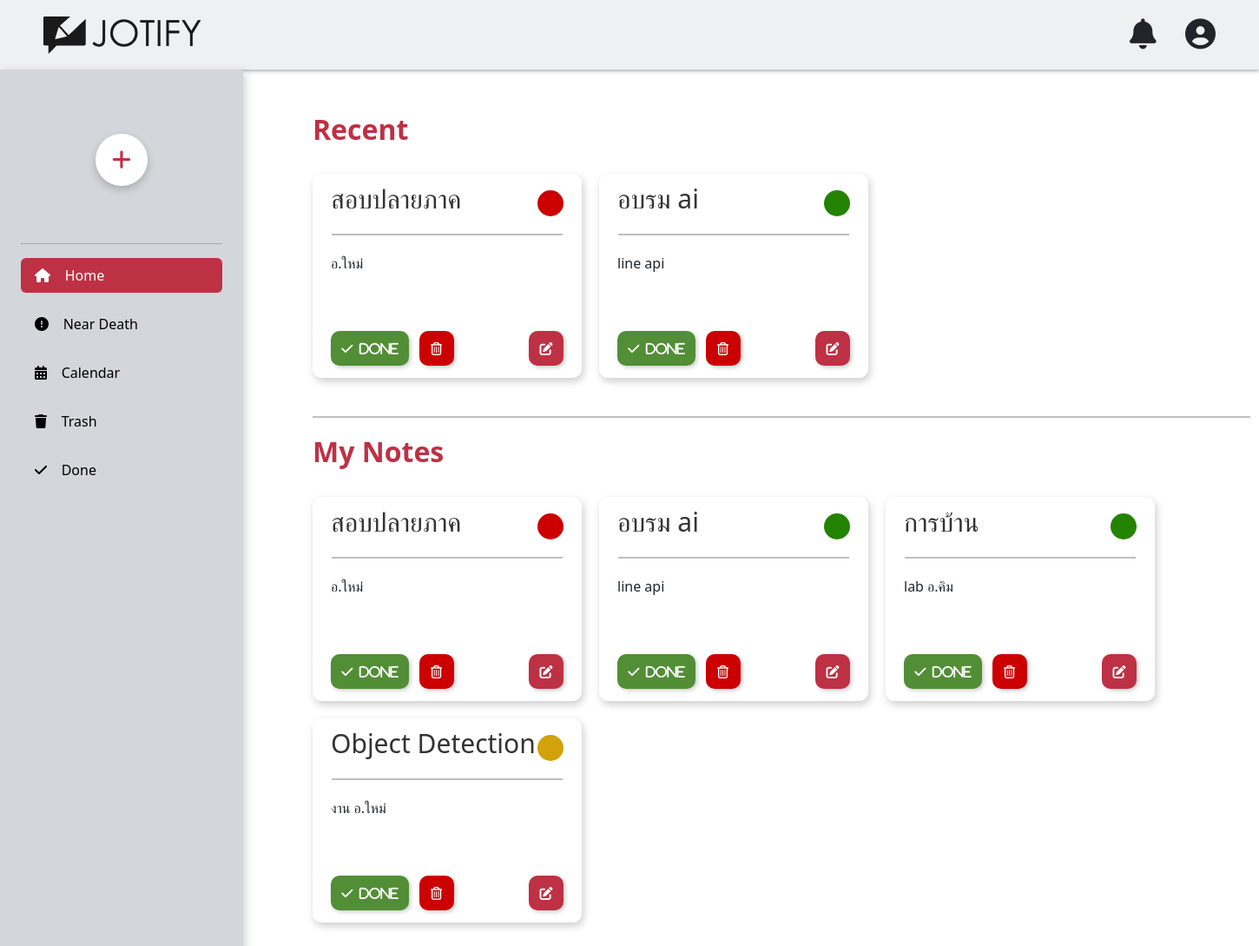
Screenshot of /home.php (signed in) with the database file from the repository.
### tables this page shows
CREATE TABLE `task` (
  `task_id` int(11) NOT NULL,
  `user_id` int(11) NOT NULL,
  `title` varchar(255) NOT NULL,
  `note` text DEFAULT NULL,
  `color` varchar(7) NOT NULL,
  `timeout_date` date NOT NULL,
  `created_at` timestamp NOT NULL DEFAULT current_timestamp(),
  `updated_at` timestamp NOT NULL DEFAULT current_timestamp(),
  `status` varchar(50) DEFAULT NULL,
  `status_at` datetime DEFAULT NULL
);

### home.php (the view, shortened to what this page needs)
<?php
$servername = "localhost";
$username = "root";
$password = "";
$dbname = "todolist";
$conn = new mysqli($servername, $username, $password, $dbname);
if (isset($_SESSION['user_id'])) {
    $user_id = $_SESSION['user_id'];
} else {
    echo "Error: User not logged in.";
}
?>
<!DOCTYPE html>
<html lang="en">
<head>
    <link href="https://cdn.jsdelivr.net/npm/bootstrap@5.3.0/dist/css/bootstrap.min.css" rel="stylesheet">
    <link rel="stylesheet" href="https://cdnjs.cloudflare.com/ajax/libs/font-awesome/6.4.2/css/all.min.css"/>
    <link rel="stylesheet" href="css/home.css">
</head>
<body>
    <header>
        <div class="logo">
            <img src="img/Jotify.png" alt="">
        </div>
        <div class="noti-user">
            <div class="noti">
                <i class="fa-solid fa-bell"></i>&nbsp;&nbsp;&nbsp;&nbsp;&nbsp;&nbsp;&nbsp;&nbsp;
            </div>
            <div class="user_pro" id="userBtn">
                <i class="fa-solid fa-circle-user"></i></i>
            </div>
        </div>
    </header>
    <div class="container">
        <div class="bar flex-column p-4" style="width: 280px; height: 1024px;">
            <div class="text-center py-4">
                <button class="add-task-btn" id="addTaskBtn">
                    <i class="fa-solid fa-plus"></i>
                </button>
            </div>
            <hr>
            <ul class="nav nav-pills flex-column px-0">
                <li class="nav-item mb-3">
                    <a href="home.php" class="nav-link active custom-nav">
                        <i class="fa-solid fa-house"></i>&nbsp;&nbsp;&nbsp;&nbsp;Home
                    </a>
                </li>
                <li class="mb-3">
                    <a href="neardeath.php" class="nav-link link-body-emphasis custom-nav">
                        <i class="fa-solid fa-circle-exclamation"></i>&nbsp;&nbsp;&nbsp;&nbsp;Near Death
                    </a>
                </li>
                <li class="mb-3">
                    <a href="calendar.php" class="nav-link link-body-emphasis custom-nav">
                        <i class="fa-solid fa-calendar-days"></i>&nbsp;&nbsp;&nbsp;&nbsp;Calendar
                    </a>
                </li>
                <li class="mb-3">
                    <a href="trash.php" class="nav-link link-body-emphasis custom-nav">
                        <i class="fa-solid fa-trash"></i>&nbsp;&nbsp;&nbsp;&nbsp;Trash
                    </a>
                </li>
                <li class="mb-3">
                    <a href="done.php" class="nav-link link-body-emphasis custom-nav">
                        <i class="fa-solid fa-check"></i>&nbsp;&nbsp;&nbsp;&nbsp;Done
                    </a>
                </li>
            </ul>
        </div>
        <div class="content">
            <div class="dashboard_note" id="dashboard">
                <h1>Recent</h1><br>
                <div class="note-container">
                    <?php
                    $query_recent = "SELECT * FROM task WHERE (status IS NULL OR status = '') AND user_id = ? ORDER BY created_at DESC LIMIT 2";
                    $stmt_recent = $conn->prepare($query_recent);
                    $stmt_recent->bind_param("i", $user_id);
                    $stmt_recent->execute();
                    $result_recent = $stmt_recent->get_result();
                    if ($result_recent->num_rows > 0) {
                        while ($row = $result_recent->fetch_assoc()) {
                            ?>
                            <div class="note-item">
                                <div class="note-title">
                                    <h3 style="font-size: 30px; color: #333333;"><?php echo $row['title']; ?></h3>
                                    <div class="task_status" style="background-color: <?php echo $row['color']; ?>"></div>
                                </div>
                                <hr style="width: 266px; margin: 20px auto; border: 1px solid #000000;">
                                <div class="note-content">
                                    <p><?php echo $row['note']; ?></p>
                                </div>
                                <div class="note-footer">
                                    <button class="done" id="done" data-task-id="<?php echo $row['task_id']; ?>"><i class="fa-solid fa-check">&nbsp;&nbsp;Done</i></button>
                                    <button class="delete" data-task-id="<?php echo $row['task_id']; ?>"><i class="fa-regular fa-trash-can"></i></button>
                                    <button class="edit" data-task-id="<?php echo $row['task_id']; ?>" data-title="<?php echo $row['title']; ?>" data-note="<?php echo $row['note']; ?>"><i class="fa-solid fa-pen-to-square"></i>
                                </div>
                            </div>
                            <?php
                        }
                    } else {
                        echo "<p>No recent notes found</p>";
                    }
                    ?>
                </div>
                <br>
                <hr style="width: 1080px; margin: 20px auto; border: 1px solid #000000;">
                <h2>My Notes</h2><br>
                <div class="note-container">
                    <?php
                    $query = "SELECT * FROM task WHERE (status IS NULL OR status = '') AND user_id = ? ORDER BY created_at DESC";
                    $stmt = $conn->prepare($query);
                    $stmt->bind_param("i", $user_id);
                    $stmt->execute();
                    $result = $stmt->get_result();
                    if ($result->num_rows > 0) {
                        while ($row = $result->fetch_assoc()) {
                            ?>
                            <div class="note-item">
                                <div class="note-title">
                                    <h3 style="font-size: 30px; color: #333333;"><?php echo $row['title']; ?></h3>
                                    <div class="task_status" style="background-color: <?php echo $row['color']; ?>"></div>
                                </div>
                                <hr style="width: 266px; margin: 20px auto; border: 1px solid #000000;">
                                <div class="note-content">
                                    <p><?php echo $row['note']; ?></p>
                                </div>
                                <div class="note-footer">
                                    <button class="done" id="done" data-task-id="<?php echo $row['task_id']; ?>"><i class="fa-solid fa-check">&nbsp;&nbsp;Done</i></button>
                                    <button class="delete" data-task-id="<?php echo $row['task_id']; ?>"><i class="fa-regular fa-trash-can"></i></button>
                                    <button class="edit" data-task-id="<?php echo $row['task_id']; ?>" data-title="<?php echo $row['title']; ?>" data-note="<?php echo $row['note']; ?>"><i class="fa-solid fa-pen-to-square"></i>
                                </div>
                            </div>
                            <?php
                            }
                        } else {
                                echo "<p>No notes found</p>";
                        }
                    ?>
                </div>
            </div>
        </div>
    </div>
</body>
</html>

### css/home.css (style rules this page uses)
body { margin: 0; padding: 0; display: flex; flex-direction: column; }
header { width: 100%; height: 80px; box-shadow: 0 2px 4px rgba(0, 0, 0, 0.3); display: flex; justify-content: space-between; align-items: center; padding: 0 50px; background-color: #EFF0F2; }
.logo img { width: 181px; height: 43px; }
.noti-user { display: flex; }
.noti-user i { font-size: 35px; cursor: pointer; }
.bar { box-shadow: 2px 4px 10px rgba(0, 0, 0, 0.2); background-color: #D3D6DB; flex-shrink: 0; }
.nav-link.active { background-color: #BE3144 !important; }
.text-center { height: 160px; display: grid; justify-content: center; align-items: center; }
.container { width: 100%; display: flex; margin: 0; padding: 0; }
.add-task-btn { width: 60px; height: 60px; background-color: white; border: none; border-radius: 50%; display: flex; justify-content: center; align-items: center; cursor: pointer; transition: transform 0.3s ease, background-color 0.3s ease; position: relative; box-shadow: 0px 4px 10px rgba(0, 0, 0, 0.2); }
.fa-plus { position: absolute; text-align: center; transition: transform 0.3s ease; font-size: 25px; color: #BE3144; }
h1,h2,h3 { font-size: 20px; }
h3 { margin-top: 10px; }
.content { margin: 50px 80px; width: 100%; height: auto; }
.dashboard_note h1, .dashboard_note h2 { font-size: 32px; color: #BE3144; font-weight: bold; }
.dashboard_note .note-container { display: flex; flex-wrap: wrap; gap: 20px; }
.dashboard_note .note-item { width: 310px; height: 235px; padding: 10px 20px; border: 1px solid #ffffff; box-shadow: 2px 4px 10px rgba(0, 0, 0, 0.2); border-radius: 10px; background: #FFFFFF; box-sizing: border-box; }
.dashboard_note .note-title h3 { font-size: 1.2em; color: white; padding: 0px; margin: 0; }
.dashboard_note .note-footer { font-size: 0.8em; text-align: right; color: #555; }
.note-footer { display: flex; justify-content: space-between; }
.note-container { width: 100%; }
.note-title { display: flex; justify-content: space-between; }
.task_status { margin-top: 8px; width: 30px; height: 30px; border-radius: 50%; }
.note-content { width: 100%; height: 90px; white-space: normal; word-wrap: break-word; word-break: break-word; overflow: hidden; text-overflow: ellipsis; }
.note-footer .done { width: 90px; font-size: 15px; color: #FFFFFF; height: 40px; background-color: #518E35; border-radius: 10px; border: 0; box-shadow: 2px 2px 5px rgba(0, 0, 0, 0.2); }
.note-footer .edit { width: 40px; font-size: 15px; color: #FFFFFF; height: 40px; background-color: #BE3144; border-radius: 10px; border: 0; box-shadow: 2px 2px 5px rgba(0, 0, 0, 0.2); }
.note-footer .delete { width: 40px; height: 40px; border-radius: 10px; background-color: #CC0000; color: #FFFFFF; font-size: 15px; border: 0; box-shadow: 2px 2px 5px rgba(0, 0, 0, 0.2); margin-left: -75px; }

### rows the page displays
task: title "สอบปลายภาค", note "อ.ใหม่"
task: title "อบรม ai", note "line api"
task: title "การบ้าน", note "lab อ.คิม"
task: title "Object Detection", note "งาน อ.ใหม่"
